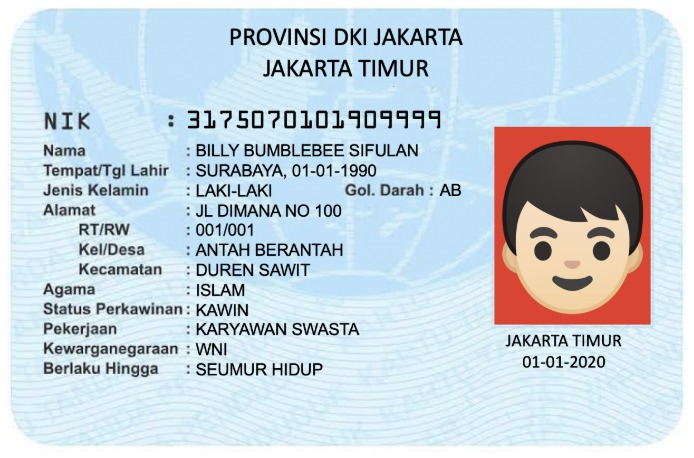
#> input picture week_9/images/ktp_fulan.jpg, 694 x 458 px, found by its file name
$ jupyter execute tugas.ipynb
#> lines starting #> are read from the running program, lines starting #| are printed output that depends on the picture; after the words box and inside, x2 and y2 are one past the last pixel; in counts of white or black regions, pixels touching at a corner belong together
<a href="https://colab.research.google.com/github/Atherizz/PCVK_2026/blob/main/week_9/tugas.ipynb" target="_parent"></a>

<a href="https://colab.research.google.com/github/Atherizz/PCVK_2026/blob/main/week_9/tugas.ipynb" target="_parent"></a>
# TUGAS PRAKTIKUM MODUL 9 - PENINGKATAN KETERBACAAN TEKS KTP DENGAN OPERASI MORFOLOGI
**Mata Kuliah:** Pengolahan Citra dan Visi Komputer (PCVK)
**Jurusan:** Teknologi Informasi - D4 Teknik Informatika
**Topik Tugas:** Implementasi Morfologi Citra (Black-Hat, Opening, Closing, Dilation) pada Dataset KTP untuk Optimalisasi Keterbacaan Teks

## Cell Identitas Mahasiswa

[cell 1]
NAMA = "Savero Athallah Hardiana Putra"
NIM  = "244107020116"
KELAS = "TI-3B"
MATA_KULIAH = "Pengolahan Citra dan Visi Komputer"

print("=" * 55)
print(f"Nama        : {NAMA}")
print(f"NIM         : {NIM}")
print(f"Kelas       : {KELAS}")
print(f"Mata Kuliah : {MATA_KULIAH}")
print("=" * 55)

## Persiapan: Setup Library & Environment Adaptif
Dapat dieksekusi langsung di Google Colab maupun secara lokal.

[cell 2]
import os
import sys
import cv2
import cv2 as cv
import numpy as np
import matplotlib.pyplot as plt

# Cek ketersediaan Google Colab
try:
    from google.colab import drive
    IN_COLAB = True
    print("Berjalan di Google Colab environment")
    drive.mount('/content/drive')
except ImportError:
    IN_COLAB = False
    print("Berjalan di Local environment (.venv)")

# Penentuan path citra adaptif
def get_img_path(filename):
#> called with filename = 'ktp_fulan.jpg'
    candidates = [
        os.path.join("/content/drive/MyDrive/PCVK", filename),
        filename
    ]
    for c in candidates:
        if os.path.exists(c):
            return c
    return f"/content/drive/MyDrive/PCVK/{filename}"

print("Status environment siap.")

## 1. Analisis Masalah & Eksplorasi Awal Citra KTP
Citra KTP (`ktp_fulan.jpg`) memiliki karakteristik kompleks:
- Teks informasi (NIK, Nama, Alamat, dll.) memiliki intensitas gelap.
- Latar belakang memiliki gradien warna biru dan corak watermark burung garuda.
- Pada binarisasi murni (Modul 7 Otsu), watermark dan variasi pencahayaan ikut terpotong sehingga menghasilkan banyak bintik noise hitam/putih dan goresan huruf yang patah (*broken characters*).

[cell 3]
# Load citra KTP asli
img_ktp = cv2.imread(get_img_path('ktp_fulan.jpg'))
#> img_ktp is the input picture: shape (458, 694, 3); mean B, G, R 219.8, 210.5, 197
ktp_gray = cv2.cvtColor(img_ktp, cv2.COLOR_BGR2GRAY)
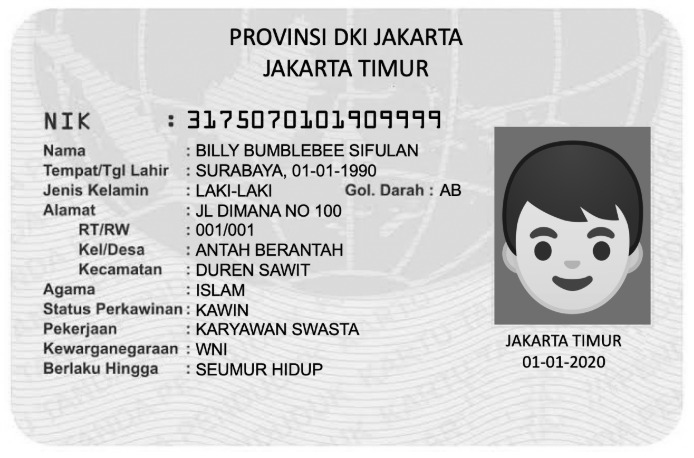
#> ktp_gray: shape (458, 694); min 0, max 255, mean 207.5

# Baseline Thresholding Otsu murni (Metode Modul 7)
_, ktp_otsu_base = cv2.threshold(ktp_gray, 0, 255, cv2.THRESH_BINARY + cv2.THRESH_OTSU)
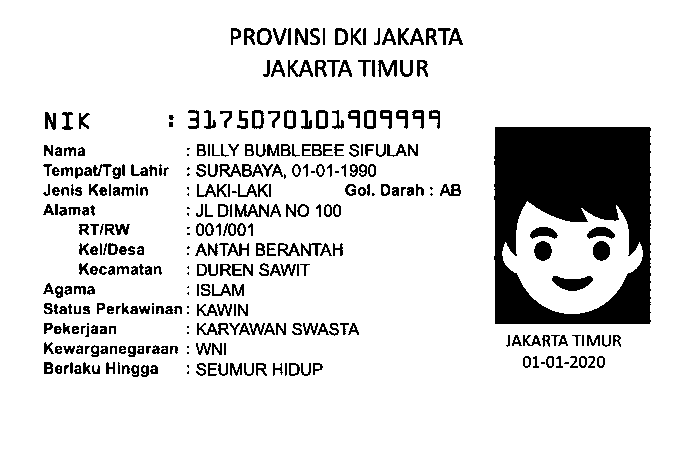
#> ktp_otsu_base: shape (458, 694); 87.1% white; 344 black regions (37 under 20 px), largest, box (x1, y1, x2, y2) and area: (494, 127, 651, 324) 20319, (552, 276, 593, 291) 401, (534, 241, 552, 261) 272

plt.figure(figsize=(14, 5))
plt.subplot(121), plt.imshow(cv2.cvtColor(img_ktp, cv2.COLOR_BGR2RGB)), plt.title('Citra KTP Asli'), plt.axis('off')
plt.subplot(122), plt.imshow(ktp_otsu_base, cmap='gray'), plt.title('Baseline Modul 7: Otsu Tanpa Morfologi (Banyak Noise & Bocor)'), plt.axis('off')
plt.tight_layout()
plt.show()
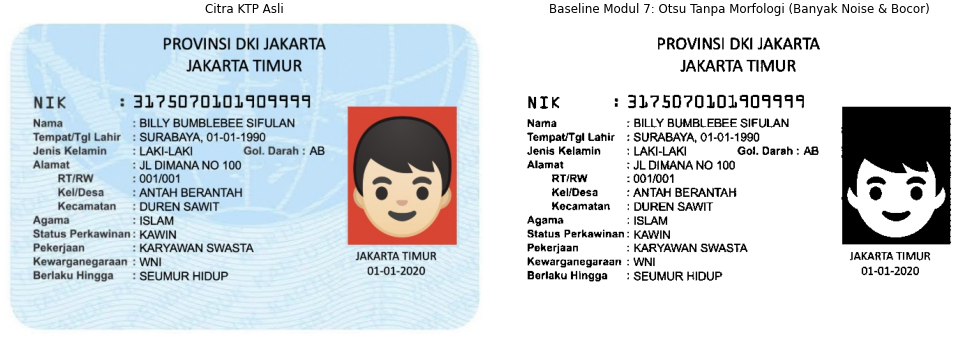
#> figure drawn by matplotlib, 2 panels

## 2. Implementasi Pipeline Morfologi Komprehensif
Untuk mengatasi masalah di atas, dirancang pipeline morfologi 5 tahap:
1. **Black-Hat Transform ($19 \times 19$):** Mengisolasi teks gelap dan meratakan gradien iluminasi latar belakang.
2. **Binarisasi Otsu:** Mengubah citra hasil Black-Hat menjadi biner secara otomatis.
3. **Morfologi Opening ($2 \times 2$):** Mengikis dan melenyapkan bintik-bintik noise putih di latar belakang.
4. **Morfologi Closing ($2 \times 2$):** Menyambungkan kembali goresan karakter yang patah (*stroke reconstruction*).
5. **Dilation / Thickening ($2 \times 1$):** Penguatan kontur vertikal huruf agar karakter solid, jelas, dan kontras tinggi.

[cell 4]
# 1. Tahap Black-Hat Transform
kernel_bg = cv2.getStructuringElement(cv2.MORPH_RECT, (19, 19))
ktp_blackhat = cv2.morphologyEx(ktp_gray, cv2.MORPH_BLACKHAT, kernel_bg)

# 2. Tahap Binarisasi Otsu
_, ktp_bin = cv2.threshold(ktp_blackhat, 0, 255, cv2.THRESH_BINARY + cv2.THRESH_OTSU)
#> ktp_bin: shape (458, 694); 6.7% white in thin lines or dots, all inside (x1, y1, x2, y2) = (43, 28, 650, 377)

# 3. Tahap Morfologi Opening (Pembersihan Noise Latar)
se_open = cv2.getStructuringElement(cv2.MORPH_RECT, (2, 2))
ktp_open = cv2.morphologyEx(ktp_bin, cv2.MORPH_OPEN, se_open)
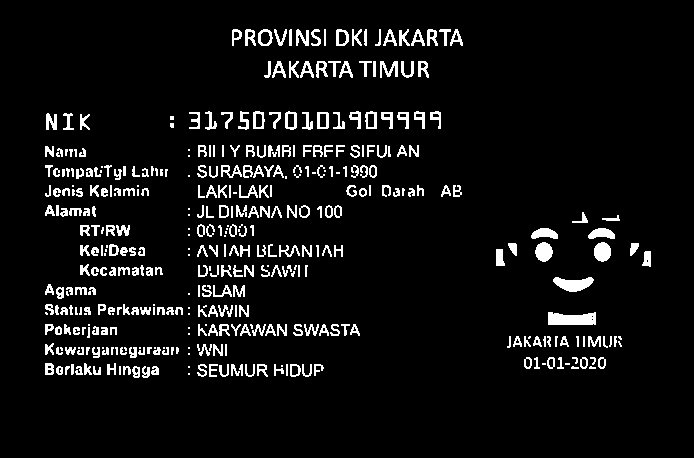
#> ktp_open: shape (458, 694); 6.4% white in thin lines or dots, all inside (x1, y1, x2, y2) = (45, 29, 651, 378)

# 4. Tahap Morfologi Closing (Penyambungan Huruf Terputus)
se_close = cv2.getStructuringElement(cv2.MORPH_RECT, (2, 2))
ktp_close = cv2.morphologyEx(ktp_open, cv2.MORPH_CLOSE, se_close)
#> ktp_close: shape (458, 694); 6.7% white; 297 white regions (39 under 20 px), largest, box (x1, y1, x2, y2) and area: (549, 313, 597, 326) 534, (554, 278, 595, 293) 393, (46, 206, 91, 218) 284

# 5. Tahap Dilasi / Thickening (Penguatan Huruf)
se_thick = np.ones((2, 1), dtype=np.uint8)
ktp_final_white_fg = cv2.dilate(ktp_close, se_thick, iterations=1)
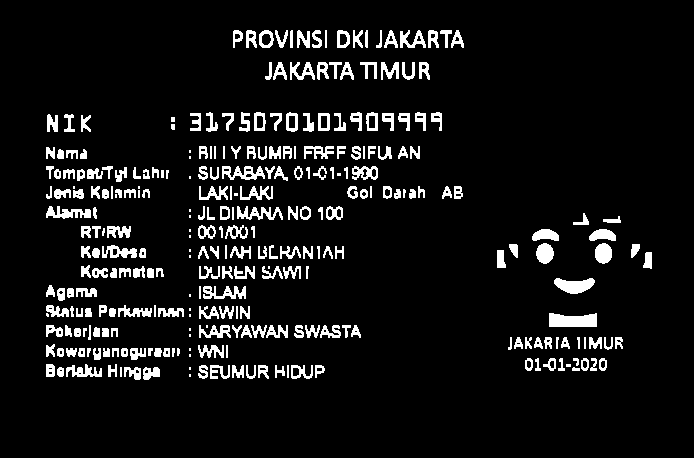
#> ktp_final_white_fg: shape (458, 694); 7.9% white; 294 white regions (29 under 20 px), largest, box (x1, y1, x2, y2) and area: (549, 313, 597, 327) 582, (554, 278, 595, 294) 434, (222, 166, 265, 180) 341

# Format Dokumen Resmi (Inversi: Teks Hitam di Latar Putih)
ktp_final_doc = cv2.bitwise_not(ktp_final_white_fg)

# Visualisasi Step-by-Step Pipeline Morfologi
fig, axes = plt.subplots(3, 2, figsize=(16, 15))
axes[0, 0].imshow(cv2.cvtColor(img_ktp, cv2.COLOR_BGR2RGB))
axes[0, 0].set_title('(a) Citra Asli KTP')
axes[0, 0].axis('off')

axes[0, 1].imshow(ktp_blackhat, cmap='gray')
axes[0, 1].set_title('(b) Langkah 1: Black-Hat Transform (Iluminasi Latar Lenyap)')
axes[0, 1].axis('off')

axes[1, 0].imshow(ktp_bin, cmap='gray')
axes[1, 0].set_title('(c) Langkah 2: Binarisasi Otsu')
axes[1, 0].axis('off')

axes[1, 1].imshow(ktp_open, cmap='gray')
axes[1, 1].set_title('(d) Langkah 3: Opening (Bintik Noise Latar Bersih)')
axes[1, 1].axis('off')

axes[2, 0].imshow(ktp_final_white_fg, cmap='gray')
axes[2, 0].set_title('(e) Langkah 4 & 5: Closing + Dilasi (Karakter Solid & Terhubung)')
axes[2, 0].axis('off')

axes[2, 1].imshow(ktp_final_doc, cmap='gray')
axes[2, 1].set_title('(f) Hasil Akhir: Format Dokumen Standar (Sangat Jelas & Tajam)')
axes[2, 1].axis('off')

plt.tight_layout()
plt.show()
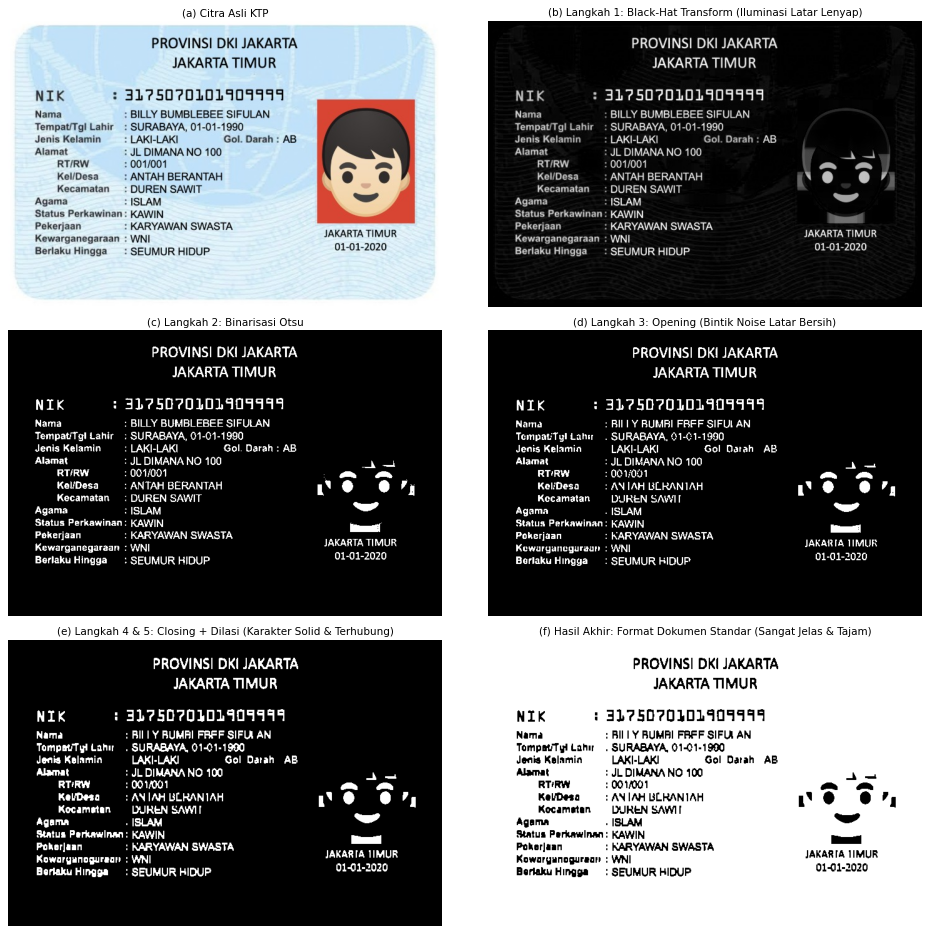
#> figure drawn by matplotlib, 6 panels

## 3. Inspeksi Detail (Zoom-in Region NIK & Nama)
Membandingkan kualitas ketajaman teks NIK dan Nama antara metode Baseline Thresholding (Modul 7) dengan Morfologi Pipeline (Modul 9).

[cell 5]
# Area ROI Teks NIK & Nama (y: 100-200, x: 180-600)
roi_y1, roi_y2 = 100, 200
roi_x1, roi_x2 = 180, 600

crop_orig = img_ktp[roi_y1:roi_y2, roi_x1:roi_x2]
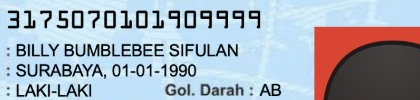
#> crop_orig: shape (100, 420, 3); mean B, G, R 187.6, 175.4, 164.8
crop_otsu = ktp_otsu_base[roi_y1:roi_y2, roi_x1:roi_x2]
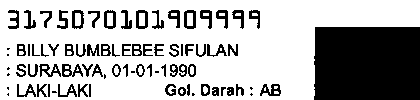
#> crop_otsu: shape (100, 420); 70.2% white; 79 black regions (13 under 20 px), largest, box (x1, y1, x2, y2) and area: (314, 27, 420, 100) 7680, (260, 84, 281, 96) 145, (62, 64, 83, 77) 144
crop_morph = ktp_final_doc[roi_y1:roi_y2, roi_x1:roi_x2]
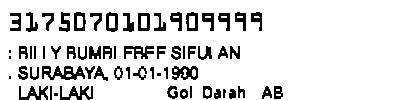
#> crop_morph: shape (100, 420); 87.2% white; 63 black regions (5 under 20 px), largest, box (x1, y1, x2, y2) and area: (42, 66, 85, 80) 341, (60, 86, 93, 100) 233, (172, 66, 198, 80) 228

plt.figure(figsize=(15, 6))
plt.subplot(131), plt.imshow(cv2.cvtColor(crop_orig, cv2.COLOR_BGR2RGB)), plt.title('ROI Citra Asli'), plt.axis('off')
plt.subplot(132), plt.imshow(crop_otsu, cmap='gray'), plt.title('ROI Otsu Modul 7 (Noise & Patah)'), plt.axis('off')
plt.subplot(133), plt.imshow(crop_morph, cmap='gray'), plt.title('ROI Morfologi Modul 9 (Solid & Bersih)'), plt.axis('off')
plt.tight_layout()
plt.show()
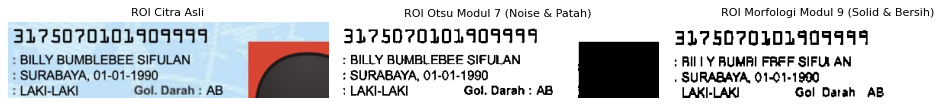
#> figure drawn by matplotlib, 3 panels

$ run again, with week_9/images/lily.jpg copied over week_9/images/ktp_fulan.jpg
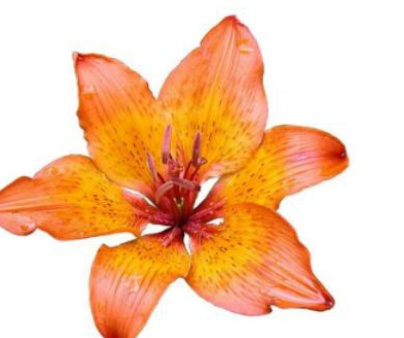
#> input picture week_9/images/lily.jpg, 404 x 338 px, found by its file name
#> img_ktp is the input picture: shape (338, 404, 3); mean B, G, R 165.4, 200.3, 245.2
#> `_, ktp_otsu_base = cv2.threshold(ktp_gray, 0, 255, cv2.THRESH_BINARY +..`:
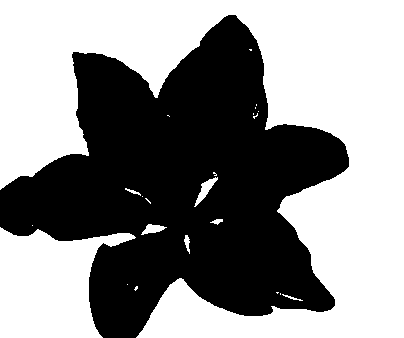
#> ktp_otsu_base: shape (338, 404); 55.2% white; 1 black region, box (x1, y1, x2, y2) and area: (0, 15, 349, 338) 61220
#> ktp_bin: shape (338, 404); 12.9% white; 342 white regions (291 under 20 px), largest, box (x1, y1, x2, y2) and area: (75, 133, 246, 279) 6030, (232, 202, 336, 315) 2901, (72, 51, 117, 134) 832
#> ktp_open: shape (338, 404); 12.1% white; 205 white regions (153 under 20 px), largest, box (x1, y1, x2, y2) and area: (85, 134, 247, 268) 5886, (233, 203, 337, 315) 2790, (73, 52, 116, 135) 825
#> ktp_close: shape (338, 404); 12.4% white; 180 white regions (128 under 20 px), largest, box (x1, y1, x2, y2) and area: (86, 135, 248, 280) 6125, (234, 194, 338, 316) 3014, (274, 126, 352, 170) 843
#> ktp_final_white_fg: shape (338, 404); 14% white; 172 white regions (108 under 20 px), largest, box (x1, y1, x2, y2) and area: (86, 135, 248, 281) 6666, (234, 190, 338, 317) 3395, (274, 126, 352, 171) 937
#> crop_otsu: shape (100, 224); 41.3% white; 8 white regions (6 under 20 px), largest, box (x1, y1, x2, y2) and area: (85, 0, 224, 100) 9016, (17, 77, 38, 100) 199
#> crop_morph: shape (100, 224); 84.1% white; 50 black regions (29 under 20 px), largest, box (x1, y1, x2, y2) and area: (0, 35, 29, 100) 1082, (94, 26, 172, 71) 937, (28, 67, 68, 100) 324
#> `plt.show()`:
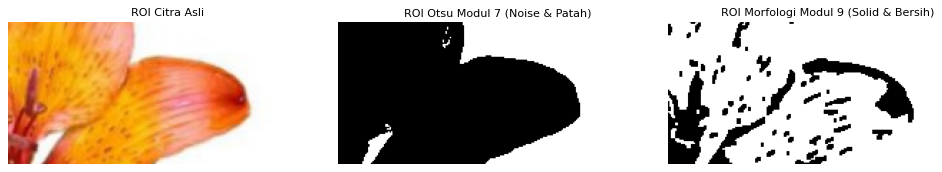
#> figure drawn by matplotlib, 3 panels
